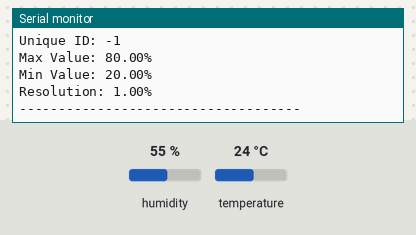
The sketch below on a simulated ESP8266 (NodeMCU). On the bench: the last lines printed to the serial monitor. Inputs (shaded band) come from the test bench; at power-on: humidity 55 %, temperature 24 °C.

Above: at 1.5 s.
1.6 s: humidity set to 22 %
At 3.7 s:
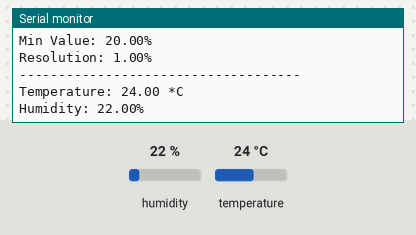
4.6 s: temperature set to 12 °C
At 7.1 s:
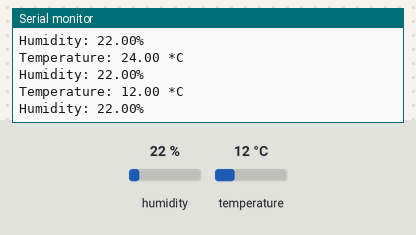
7.6 s: humidity set to 40 %
At 8.8 s:
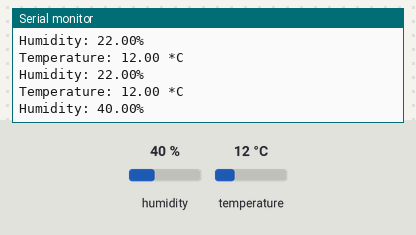

The sketch:

DHT_11_Temp_Hum_sensor.ino
```cpp
#include "ESP8266WiFi.h"
#include <Adafruit_Sensor.h>
#include <DHT.h>
#include <DHT_U.h>
#define DHTPIN 2
#define DHTTYPE DHT11 // DHT 11
DHT_Unified dht(DHTPIN, DHTTYPE);
uint32_t delayMS;
void setup()
{
  Serial.begin(9600);
  dht.begin();
  Serial.println("DHTxx Unified Sensor Example");
  sensor_t sensor;
  dht.temperature().getSensor(&sensor);
  Serial.println("------------------------------------");
  Serial.println("Temperature");
 Serial.print ("Sensor: ");
 Serial.println(sensor.name);
 Serial.print ("Driver Ver: ");
 Serial.println(sensor.version);
 Serial.print ("Unique ID: ");
 Serial.println(sensor.sensor_id);
 Serial.print ("Max Value: ");
 Serial.print(sensor.max_value);
 Serial.println(" *C");
 Serial.print ("Min Value: ");
 Serial.print(sensor.min_value);
 Serial.println(" *C");
 Serial.print ("Resolution: ");
 Serial.print(sensor.resolution);
 Serial.println(" *C");
 Serial.println("------------------------------------");
 dht.humidity().getSensor(&sensor);
 Serial.println("------------------------------------");
 Serial.println("Humidity");
 Serial.print ("Sensor: ");
 Serial.println(sensor.name);
 Serial.print ("Driver Ver: ");
 Serial.println(sensor.version);
 Serial.print ("Unique ID: ");
 Serial.println(sensor.sensor_id);
 Serial.print ("Max Value: ");
 Serial.print(sensor.max_value);
 Serial.println("%");
 Serial.print ("Min Value: ");
 Serial.print(sensor.min_value);
 Serial.println("%");
 Serial.print ("Resolution: ");
 Serial.print(sensor.resolution);
 Serial.println("%");
 Serial.println("------------------------------------");
 delayMS = sensor.min_delay / 1000;
 }
void loop()
{
  delay(delayMS);
  sensors_event_t event;
  dht.temperature().getEvent(&event);
  if (isnan(event.temperature))
  {
    Serial.println("Error reading temperature!");
    }
    else
    {
      Serial.print("Temperature: ");
      Serial.print(event.temperature);
      Serial.println(" *C");
      }
      dht.humidity().getEvent(&event);
      if (isnan(event.relative_humidity))
      {
        Serial.println("Error reading humidity!");
        }
        else
        {
          Serial.print("Humidity: ");
          Serial.print(event.relative_humidity);
          Serial.println("%");
          }
          }
```

Measured:
- after the input at 1.6 s, the serial monitor: prints a new line after 0.77 s (image 1)
- after the input at 4.6 s, the serial monitor: prints a new line after 1.8 s (image 2)
- after the input at 7.6 s, the serial monitor: prints a new line after 0.78 s (image 3)
